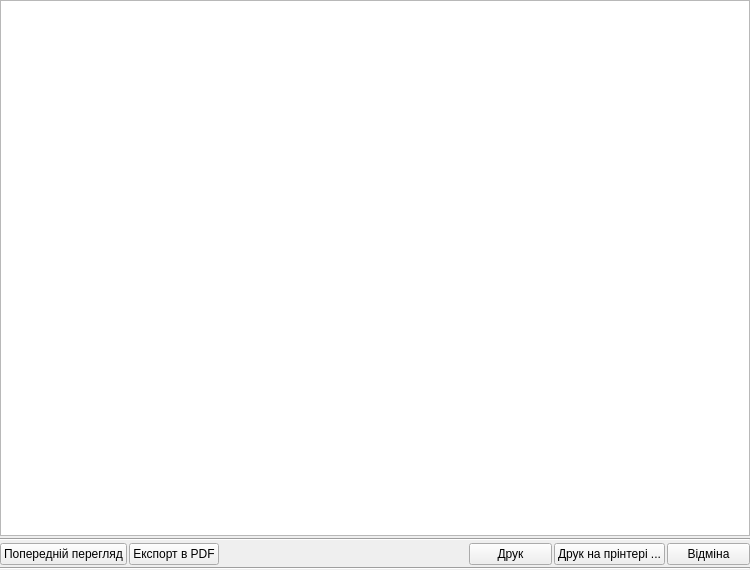
<?xml version="1.0" encoding="UTF-8"?>
<ui version="4.0">
 <class>UPrintForm</class>
 <widget class="QWidget" name="UPrintForm">
  <property name="geometry">
   <rect>
    <x>0</x>
    <y>0</y>
    <width>750</width>
    <height>570</height>
   </rect>
  </property>
  <property name="minimumSize">
   <size>
    <width>750</width>
    <height>570</height>
   </size>
  </property>
  <property name="windowTitle">
   <string>Вихідні документи  -&gt;  </string>
  </property>
  <property name="windowIcon">
   <iconset resource="../images/UImgLib.qrc">
    <normaloff>:/UtechLibImg/libImages/utechLibImg_icontexto-webdev-print-032x032.png</normaloff>:/UtechLibImg/libImages/utechLibImg_icontexto-webdev-print-032x032.png</iconset>
  </property>
  <layout class="QGridLayout">
   <property name="horizontalSpacing">
    <number>0</number>
   </property>
   <property name="verticalSpacing">
    <number>2</number>
   </property>
   <property name="margin">
    <number>0</number>
   </property>
   <item row="0" column="0">
    <widget class="QTextEdit" name="textEdit">
     <property name="font">
      <font>
       <family>Arial</family>
       <pointsize>11</pointsize>
       <weight>50</weight>
       <italic>false</italic>
       <bold>false</bold>
       <underline>false</underline>
       <strikeout>false</strikeout>
      </font>
     </property>
     <property name="focusPolicy">
      <enum>Qt::ClickFocus</enum>
     </property>
    </widget>
   </item>
   <item row="2" column="0">
    <layout class="QHBoxLayout">
     <property name="spacing">
      <number>2</number>
     </property>
     <property name="margin">
      <number>0</number>
     </property>
     <item>
      <widget class="QPushButton" name="pushButton_printPreview">
       <property name="text">
        <string>Попередній перегляд</string>
       </property>
       <property name="icon">
        <iconset resource="../images/UImgLib.qrc">
         <normaloff>:/UtechLibImg/libImages/utechLibImg_icontexto-webdev-emoticon-smile-032x032.png</normaloff>:/UtechLibImg/libImages/utechLibImg_icontexto-webdev-emoticon-smile-032x032.png</iconset>
       </property>
       <property name="iconSize">
        <size>
         <width>16</width>
         <height>16</height>
        </size>
       </property>
      </widget>
     </item>
     <item>
      <widget class="QPushButton" name="pushButton_exportInPdf">
       <property name="text">
        <string>Експорт в PDF</string>
       </property>
       <property name="icon">
        <iconset resource="../images/UImgLib.qrc">
         <normaloff>:/UtechLibImg/libImages/utechLibImg_pdf_document.png</normaloff>:/UtechLibImg/libImages/utechLibImg_pdf_document.png</iconset>
       </property>
       <property name="iconSize">
        <size>
         <width>16</width>
         <height>16</height>
        </size>
       </property>
      </widget>
     </item>
     <item>
      <spacer>
       <property name="orientation">
        <enum>Qt::Horizontal</enum>
       </property>
       <property name="sizeHint" stdset="0">
        <size>
         <width>0</width>
         <height>20</height>
        </size>
       </property>
      </spacer>
     </item>
     <item>
      <widget class="QPushButton" name="pushButton_print">
       <property name="minimumSize">
        <size>
         <width>83</width>
         <height>0</height>
        </size>
       </property>
       <property name="text">
        <string>Друк</string>
       </property>
       <property name="icon">
        <iconset resource="../images/UImgLib.qrc">
         <normaloff>:/UtechLibImg/libImages/utechLibImg_icontexto-webdev-print-032x032.png</normaloff>:/UtechLibImg/libImages/utechLibImg_icontexto-webdev-print-032x032.png</iconset>
       </property>
       <property name="iconSize">
        <size>
         <width>16</width>
         <height>16</height>
        </size>
       </property>
      </widget>
     </item>
     <item>
      <widget class="QPushButton" name="pushButton_print_on">
       <property name="minimumSize">
        <size>
         <width>105</width>
         <height>0</height>
        </size>
       </property>
       <property name="text">
        <string>Друк на прінтері ...</string>
       </property>
       <property name="iconSize">
        <size>
         <width>16</width>
         <height>16</height>
        </size>
       </property>
      </widget>
     </item>
     <item>
      <widget class="QPushButton" name="pushButton_cancel">
       <property name="minimumSize">
        <size>
         <width>83</width>
         <height>0</height>
        </size>
       </property>
       <property name="text">
        <string>Відміна</string>
       </property>
       <property name="icon">
        <iconset resource="../images/UImgLib.qrc">
         <normaloff>:/UtechLibImg/libImages/utechLibImg_icontexto-webdev-cancel-032x032.png</normaloff>:/UtechLibImg/libImages/utechLibImg_icontexto-webdev-cancel-032x032.png</iconset>
       </property>
       <property name="iconSize">
        <size>
         <width>16</width>
         <height>16</height>
        </size>
       </property>
      </widget>
     </item>
    </layout>
   </item>
   <item row="1" column="0">
    <widget class="Line" name="line">
     <property name="orientation">
      <enum>Qt::Horizontal</enum>
     </property>
    </widget>
   </item>
   <item row="3" column="0">
    <widget class="Line" name="line_2">
     <property name="orientation">
      <enum>Qt::Horizontal</enum>
     </property>
    </widget>
   </item>
  </layout>
 </widget>
 <tabstops>
  <tabstop>pushButton_print</tabstop>
  <tabstop>pushButton_print_on</tabstop>
  <tabstop>pushButton_cancel</tabstop>
  <tabstop>textEdit</tabstop>
 </tabstops>
 <resources>
  <include location="../images/UImgLib.qrc"/>
 </resources>
 <connections/>
</ui>
